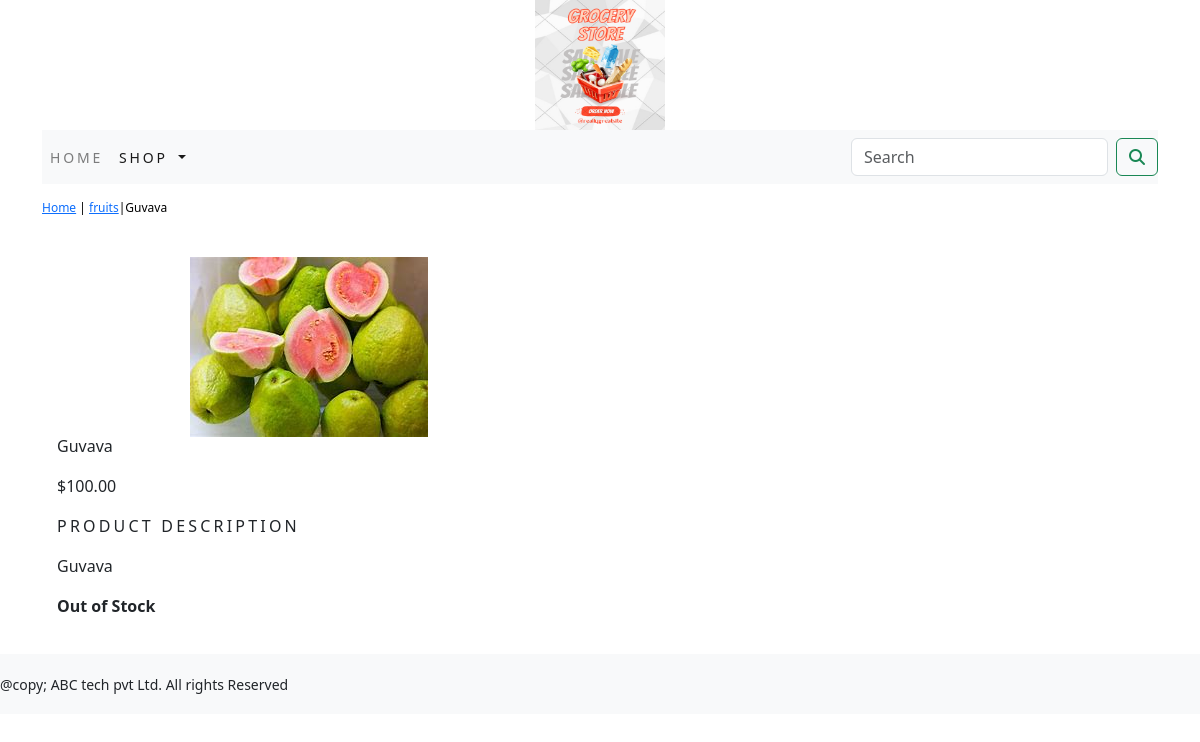
/shop/fruits/Guvava/, run on the app's committed database.
### shop/models.py (models this page shows, shortened)
class Product(models.Model):
    name=models.CharField(max_length=250,unique=True)
    slug=models.SlugField(max_length=250,unique=True)
    description=models.TextField(blank=True)
    price=models.DecimalField(max_digits=10,decimal_places=2)
    category=models.ForeignKey(Category,on_delete=models.CASCADE)
    image=models.ImageField(upload_to='product',blank=True)
    stock=models.IntegerField()
    available=models.BooleanField(default=True)
    created=models.DateTimeField(auto_now_add=True)
    updated=models.DateTimeField(auto_now=True)
    class Meta:
        ordering=('name',)
        verbose_name='product'
        verbose_name_plural='products'

class Category(models.Model):
    name=models.CharField(max_length=250,unique=True)
    slug=models.SlugField(max_length=250,unique=True)
    description=models.TextField(blank=True)
    image=models.ImageField(upload_to='category',blank=True)
    class Meta:
        ordering=('name',)
        verbose_name='category'
        verbose_name_plural='categories'
    def get_url(self):
        return reverse('shop:product_by_category',args=[self.slug])
    def __str__(self):
        return '{}'.format(self.name)

### shop/views.py (the view)
# urls.py: path('<slug:c_slug>/<slug:product_slug>/',views.proDetail,name='prodCatdetail'),
def proDetail(request,c_slug,product_slug):
    try:
        product=Product.objects.get(category__slug=c_slug,slug=product_slug)
    except Exception as e:
        raise e
    return render(request,'product.html',{'product':product})

### cart/context_processors.py (called while the page is built)
def counter(request):
    item_count=0
    if 'admin' in request.path:
        return{}
    else:
        try:
            cart=Cart.objects.filter(cart_id=_cart_id(request))
            car_items=CartItem.objects.all().filter(cart=cart[:1])
            for cart_item in car_items:
                item_count += cart_item.quantity
        except Cart.DoesNotExist:
            item_count =0
    return dict(item_count=item_count)

### cart/views.py (called while the page is built)
def _cart_id(request):
    cart=request.session.session_key
    if not cart:
        cart=request.session.create()
    return cart

### shop/context_processors.py (called while the page is built)
def menu_links(request):
    links=Category.objects.all()
    return dict(links=links)

### template/product.html (shortened to what this page needs)
{% extends 'base.html' %}
{% load static %}
{% block content %}
<div class="row my_prod_row_class">
    <div class="mx_auto">
        <p><a href="{% url 'shop:allProdCat' %}">Home</a> | <a href="{{product.category.get_url}}">{{product.category}}</a>|{{product.name}}</p>
    </div>
    <div class="container">
        <br>
</div>
<br>
<div class="row">
    <div class="col-12 col-sm-12 col-md-12 col-lg-6 text-center">
        <div style="min-width:18rem">
            <img src="{{product.image.url}}" alt="{{product.name}}">
        </div>
    </div>
    <div>
        <div class="col-12 col-sm-12 col-md-12 col-lg-6">
            <div>
            <h1 class="my_prod_title">{{product.name}}</h1>
            <p>${{product.price}}</p>
            <p class="my_title">Product Description</p>
            <p class="text-justify my_prod_text">{{product.description}}</p>
            {% if product.stock <= 0 %}
            <p class="text-justify my_prod_text"><b>Out of Stock</b></p>
            {% else %}
            <a class="btn btn-secondary" href="{% url 'cart:add_cart' product.id %}">Add to Cart</a>
            {% endif %}
        </div>
    </div>
</div>
</div>
</div>
{% endblock %}

### static/css/custom.css (style rules this page uses)
body { font-family: 'Roboto',sans-serif; }
.my_title { font-size :16px; text-transform :uppercase; letter-spacing :.2em; }
.my_prod_row_class { padding-top :15px; padding-bottom:20px; }
.my_prod_row_class .mx_auto { color: #000; font-size :12px; text-decoration :none; }
.my_prod_title { font-size :16px; text_transform :uppercase; letter-spacing :.2em paddinh-top :15px; padding-bottom :10px; }
.my_prod_text { padding-right :20px; }

### data on the page
Product: category "fruits", name "Guvava", image (picture), price "100.00", description "Guvava"
